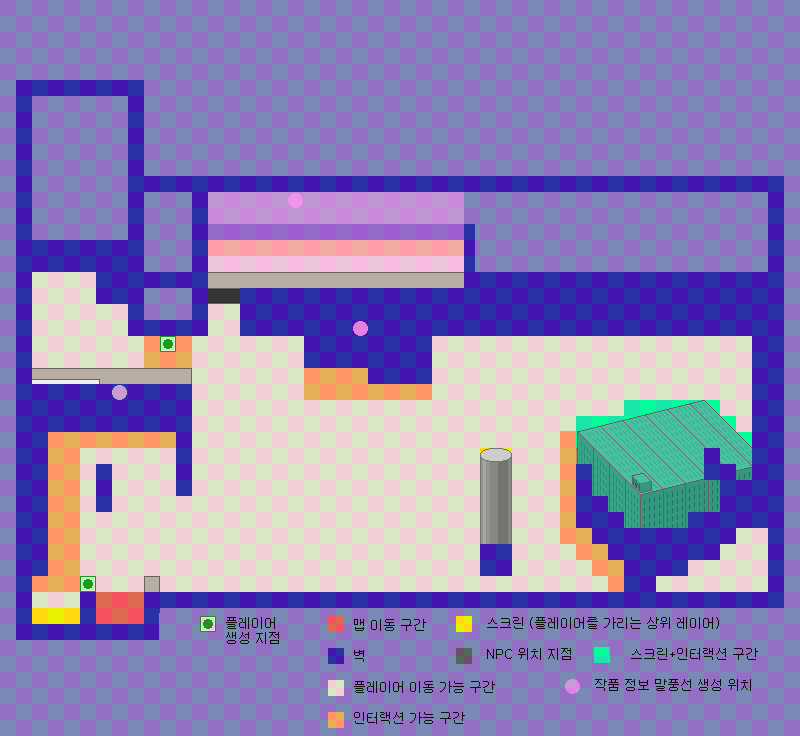

Below is a game level as drawn by its tile map, then a one-line description and the .tmx that defines it (tile-layer data replaced by summaries):
An orthogonal 50x46 tile map with 16x16 px tiles, 1 tile layer (overCharacter), 4 hidden layers not drawn, 6 tilesets, 2 image layers and 2 objects (elevator-right, elevator-left).

<map version="1.4" tiledversion="1.4.3" orientation="orthogonal" renderorder="right-down" width="50" height="46" tilewidth="16" tileheight="16" infinite="0" nextlayerid="26" nextobjectid="14">
 <editorsettings>
  <export target="second-basement.json" format="json" />
 </editorsettings>
 <tileset firstgid="1" name="background" tilewidth="16" tileheight="16" tilecount="8160" columns="50">
  <image source="../img/b2_background.png" width="800" height="736" />
 </tileset>
 <tileset firstgid="8161" name="collision" tilewidth="16" tileheight="16" tilecount="4" columns="2">
  <image source="simple_tile.png" width="32" height="32" />
  <tile id="0">
   <properties>
    <property name="name" value="art1" />
   </properties>
  </tile>
  <tile id="1">
   <properties>
    <property name="collides" type="bool" value="true" />
   </properties>
  </tile>
 </tileset>
 <tileset firstgid="8165" name="interactive-tile" tilewidth="16" tileheight="16" tilecount="24" columns="6">
  <image source="interactive-tile.png" width="96" height="64" />
  <tile id="0" type="image1">
   <properties>
    <property name="name" value="up" />
   </properties>
  </tile>
  <tile id="1" type="image2">
   <properties>
    <property name="name" value="work-7" />
   </properties>
  </tile>
  <tile id="2" type="image3">
   <properties>
    <property name="name" value="elevator" />
   </properties>
  </tile>
  <tile id="3" type="image4">
   <properties>
    <property name="name" value="work-5" />
   </properties>
  </tile>
  <tile id="4">
   <properties>
    <property name="name" value="work-6" />
   </properties>
  </tile>
  <tile id="5">
   <properties>
    <property name="name" value="up2" />
   </properties>
  </tile>
  <tile id="6">
   <properties>
    <property name="name" value="up3" />
   </properties>
  </tile>
  <tile id="7">
   <properties>
    <property name="name" value="work-8" />
   </properties>
  </tile>
  <tile id="8">
   <properties>
    <property name="name" value="image3-popup" />
   </properties>
  </tile>
  <tile id="9">
   <properties>
    <property name="name" value="image3-description" />
   </properties>
  </tile>
  <tile id="10">
   <properties>
    <property name="name" value="image4-popup" />
   </properties>
  </tile>
  <tile id="11">
   <properties>
    <property name="name" value="image4-description" />
   </properties>
  </tile>
  <tile id="12">
   <properties>
    <property name="name" value="image5" />
   </properties>
  </tile>
  <tile id="13">
   <properties>
    <property name="name" value="image6" />
   </properties>
  </tile>
  <tile id="14">
   <properties>
    <property name="name" value="image9" />
   </properties>
  </tile>
  <tile id="15">
   <properties>
    <property name="name" value="image5-description" />
   </properties>
  </tile>
  <tile id="16">
   <properties>
    <property name="name" value="image6-description" />
   </properties>
  </tile>
  <tile id="17">
   <properties>
    <property name="name" value="image9-description" />
   </properties>
  </tile>
  <tile id="18">
   <properties>
    <property name="name" value="image7" />
   </properties>
  </tile>
  <tile id="19">
   <properties>
    <property name="name" value="image8" />
   </properties>
  </tile>
  <tile id="20">
   <properties>
    <property name="name" value="image" />
   </properties>
  </tile>
  <tile id="21">
   <properties>
    <property name="name" value="image7-description" />
   </properties>
  </tile>
  <tile id="22">
   <properties>
    <property name="name" value="image8-description" />
   </properties>
  </tile>
  <tile id="23">
   <properties>
    <property name="name" value="image" />
   </properties>
  </tile>
 </tileset>
 <tileset firstgid="8189" name="cylinder" tilewidth="16" tileheight="16" tilecount="2" columns="2">
  <image source="b2_cylinder.png" width="32" height="16" />
 </tileset>
 <tileset firstgid="8191" name="cube" tilewidth="16" tileheight="16" tilecount="33" columns="11">
  <image source="b2_cube.png" width="176" height="48" />
 </tileset>
 <tileset firstgid="8224" name="pink" tilewidth="16" tileheight="16" tilecount="60" columns="15">
  <image source="b2_pink.png" width="255" height="79" />
 </tileset>
 <imagelayer id="23" name="Image Layer 1">
  <image source="../img/b2_background.png" width="800" height="736" />
 </imagelayer>
 <imagelayer id="24" name="Image Layer 2">
  <image source="../img/b2_background_marking.png" width="800" height="736" />
 </imagelayer>
 <imagelayer id="25" name="Image Layer 3" visible="0">
  <image source="../img/b2_background_ref.png" width="800" height="736" />
 </imagelayer>
 <layer id="1" name="background" width="50" height="46" visible="0">
  <data>[2300 cells, 1900 non-empty, 1900 distinct tile ids]</data>
 </layer>
 <layer id="3" name="collision" width="50" height="46" visible="0">
  <properties>
   <property name="collides" type="bool" value="true" />
  </properties>
  <data>[2300 cells, 384 non-empty, 1 distinct tile ids]</data>
 </layer>
 <objectgroup id="10" name="objectLayer">
  <object id="12" name="elevator-right" x="208" y="352" />
  <object id="13" name="elevator-left" x="128" y="352" />
 </objectgroup>
 <layer id="7" name="overCharacter" width="50" height="46">
  <data>[2300 cells, 199 non-empty, 179 distinct tile ids]</data>
 </layer>
 <layer id="4" name="interaction" width="50" height="46" visible="0">
  <properties>
   <property name="cubemapAnchor" value="image1" />
  </properties>
  <data>[2300 cells, 144 non-empty, 6 distinct tile ids]</data>
 </layer>
</map>
